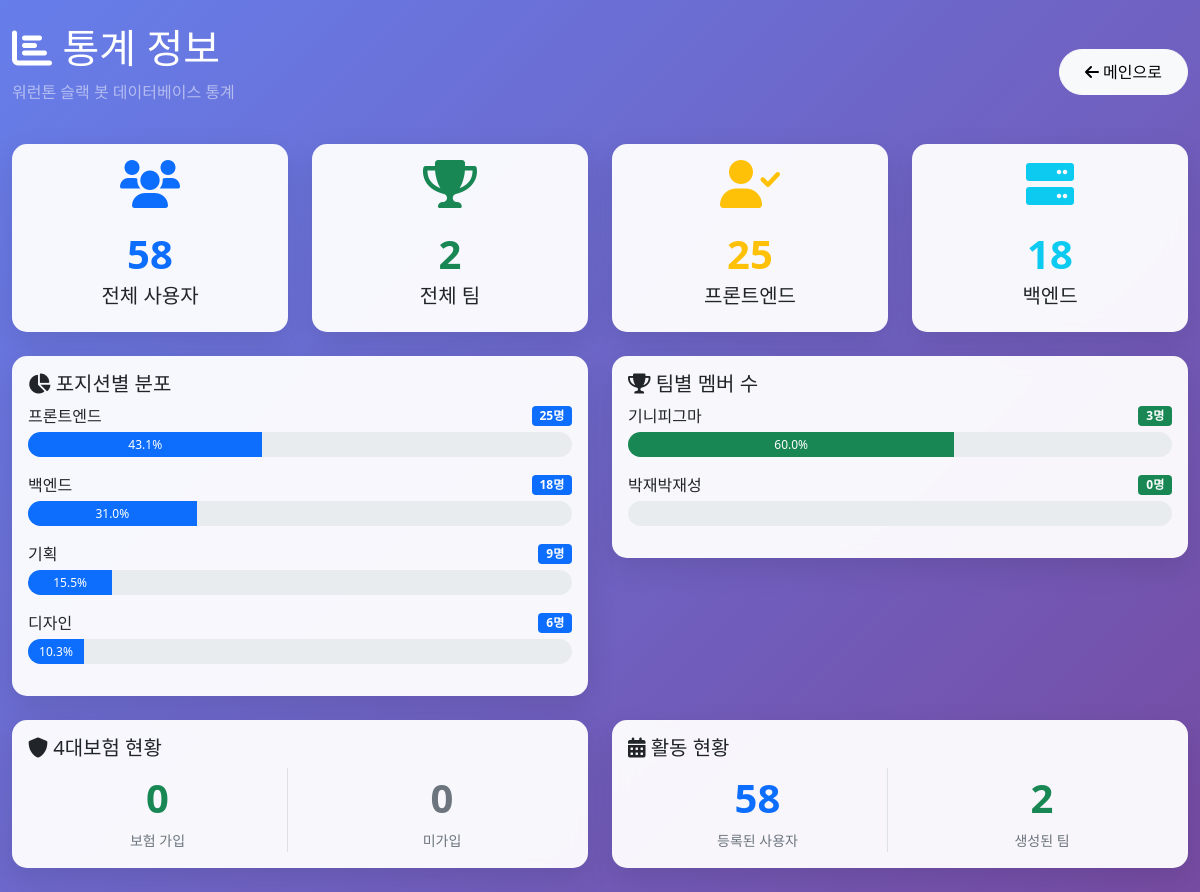
The app's page /statistics with its own data.
### tables this page shows
CREATE TABLE teams (
	id INTEGER NOT NULL, 
	name VARCHAR, 
	created_at DATETIME, 
	is_active BOOLEAN, creator_id TEXT, creator_name TEXT, 
	PRIMARY KEY (id)
);

### db_viewer.py (the view)
@app.get("/statistics", response_class=HTMLResponse)
async def view_statistics(request: Request):
    conn = get_db_connection()
    cursor = conn.cursor()
    cursor.execute("SELECT COUNT(*) as count FROM users WHERE is_active = 1")
    total_users = cursor.fetchone()['count']
    cursor.execute("""
        SELECT position, COUNT(*) as count
        FROM users
        WHERE is_active = 1 AND position IS NOT NULL
        GROUP BY position
        ORDER BY count DESC
    """)
    position_stats = cursor.fetchall()
    cursor.execute("SELECT COUNT(*) as count FROM teams WHERE is_active = 1")
    total_teams = cursor.fetchone()['count']
    cursor.execute("""
        SELECT t.name, COUNT(tm.id) as member_count
        FROM teams t
        LEFT JOIN team_members tm ON t.id = tm.team_id
        WHERE t.is_active = 1
        GROUP BY t.id, t.name
        ORDER BY member_count DESC
    """)
    team_stats = cursor.fetchall()
    conn.close()
    return templates.TemplateResponse("statistics.html", {
        "request": request,
        "total_users": total_users,
        "position_stats": position_stats,
        "total_teams": total_teams,
        "team_stats": team_stats
    })

### templates/statistics.html (shortened to what this page needs)
<!DOCTYPE html>
<html lang="ko">
<head>
    <link href="https://cdn.jsdelivr.net/npm/bootstrap@5.1.3/dist/css/bootstrap.min.css" rel="stylesheet">
    <link href="https://cdnjs.cloudflare.com/ajax/libs/font-awesome/6.0.0/css/all.min.css" rel="stylesheet">
</head>
<body>
    <div class="container-fluid py-4">
        <div class="row">
            <div class="col-12">
                <div class="d-flex justify-content-between align-items-center mb-4">
                    <div>
                        <h1 class="text-white">
                            <i class="fas fa-chart-bar"></i> 통계 정보
                        </h1>
                        <p class="text-white-50">워런톤 슬랙 봇 데이터베이스 통계</p>
                    </div>
                    <a href="/" class="btn btn-light btn-back">
                        <i class="fas fa-arrow-left"></i> 메인으로
                    </a>
                </div>
                <div class="row mb-4">
                    <div class="col-md-3">
                        <div class="card stats-card text-center">
                            <div class="card-body">
                                <i class="fas fa-users fa-3x text-primary mb-3"></i>
                                <div class="stat-number text-primary">{{ total_users }}</div>
                                <h5 class="card-title">전체 사용자</h5>
                            </div>
                        </div>
                    </div>
                    <div class="col-md-3">
                        <div class="card stats-card text-center">
                            <div class="card-body">
                                <i class="fas fa-trophy fa-3x text-success mb-3"></i>
                                <div class="stat-number text-success">{{ total_teams }}</div>
                                <h5 class="card-title">전체 팀</h5>
                            </div>
                        </div>
                    </div>
                    <div class="col-md-3">
                        <div class="card stats-card text-center">
                            <div class="card-body">
                                <i class="fas fa-user-check fa-3x text-warning mb-3"></i>
                                <div class="stat-number text-warning">
                                    {{ position_stats | selectattr('position', 'equalto', '프론트엔드') | map(attribute='count') | sum }}
                                </div>
                                <h5 class="card-title">프론트엔드</h5>
                            </div>
                        </div>
                    </div>
                    <div class="col-md-3">
                        <div class="card stats-card text-center">
                            <div class="card-body">
                                <i class="fas fa-server fa-3x text-info mb-3"></i>
                                <div class="stat-number text-info">
                                    {{ position_stats | selectattr('position', 'equalto', '백엔드') | map(attribute='count') | sum }}
                                </div>
                                <h5 class="card-title">백엔드</h5>
                            </div>
                        </div>
                    </div>
                </div>
                <div class="row">
                    <div class="col-md-6">
                        <div class="card stats-card">
                            <div class="card-body">
                                <h5 class="card-title">
                                    <i class="fas fa-chart-pie"></i> 포지션별 분포
                                </h5>
                                {% for stat in position_stats %}
                                <div class="mb-3">
                                    <div class="d-flex justify-content-between align-items-center mb-1">
                                        <span>{{ stat.position }}</span>
                                        <span class="badge bg-primary">{{ stat.count }}명</span>
                                    </div>
                                    <div class="progress progress-custom">
                                        <div class="progress-bar" role="progressbar"
                                             style="width: {{ (stat.count / total_users * 100) | round(1) }}%"
                                             aria-valuenow="{{ stat.count }}" aria-valuemin="0" aria-valuemax="{{ total_users }}">
                                            {{ (stat.count / total_users * 100) | round(1) }}%
                                        </div>
                                    </div>
                                </div>
                                {% endfor %}
                            </div>
                        </div>
                    </div>
                    <div class="col-md-6">
                        <div class="card stats-card">
                            <div class="card-body">
                                <h5 class="card-title">
                                    <i class="fas fa-trophy"></i> 팀별 멤버 수
                                </h5>
                                {% if team_stats %}
                                    {% for stat in team_stats %}
                                    <div class="mb-3">
                                        <div class="d-flex justify-content-between align-items-center mb-1">
                                            <span>{{ stat.name }}</span>
                                            <span class="badge bg-success">{{ stat.member_count }}명</span>
                                        </div>
                                        <div class="progress progress-custom">
                                            <div class="progress-bar bg-success" role="progressbar"
                                                 style="width: {{ (stat.member_count / 5 * 100) | round(1) }}%"
                                                 aria-valuenow="{{ stat.member_count }}" aria-valuemin="0" aria-valuemax="5">
                                                {{ (stat.member_count / 5 * 100) | round(1) }}%
                                            </div>
                                        </div>
                                    </div>
                                    {% endfor %}
                                {% else %}
                                    <p class="text-muted text-center py-4">
                                        <i class="fas fa-info-circle"></i> 아직 생성된 팀이 없습니다.
                                    </p>
                                {% endif %}
                            </div>
                        </div>
                    </div>
                </div>
                <div class="row mt-4">
                    <div class="col-md-6">
                        <div class="card stats-card">
                            <div class="card-body">
                                <h5 class="card-title">
                                    <i class="fas fa-shield-alt"></i> 4대보험 현황
                                </h5>
                                <div class="row text-center">
                                    <div class="col-6">
                                        <div class="border-end">
                                            <div class="stat-number text-success">
                                                {{ position_stats | selectattr('position', 'equalto', 'Y') | map(attribute='count') | sum }}
                                            </div>
                                            <small class="text-muted">보험 가입</small>
                                        </div>
                                    </div>
                                    <div class="col-6">
                                        <div class="stat-number text-secondary">
                                            {{ position_stats | selectattr('position', 'equalto', 'N') | map(attribute='count') | sum }}
                                        </div>
                                        <small class="text-muted">미가입</small>
                                    </div>
                                </div>
                            </div>
                        </div>
                    </div>
                    <div class="col-md-6">
                        <div class="card stats-card">
                            <div class="card-body">
                                <h5 class="card-title">
                                    <i class="fas fa-calendar-alt"></i> 활동 현황
                                </h5>
                                <div class="row text-center">
                                    <div class="col-6">
                                        <div class="border-end">
                                            <div class="stat-number text-primary">
                                                {{ total_users }}
                                            </div>
                                            <small class="text-muted">등록된 사용자</small>
                                        </div>
                                    </div>
                                    <div class="col-6">
                                        <div class="stat-number text-success">
                                            {{ total_teams }}
                                        </div>
                                        <small class="text-muted">생성된 팀</small>
                                    </div>
                                </div>
                            </div>
                        </div>
                    </div>
                </div>
            </div>
        </div>
    </div>
</body>
</html>

### templates/statistics.html (style rules this page uses)
body { background: linear-gradient(135deg, #667eea 0%, #764ba2 100%); min-height: 100vh; font-family: 'Segoe UI', Tahoma, Geneva, Verdana, sans-serif; }
.card { border: none; border-radius: 15px; box-shadow: 0 10px 30px rgba(0,0,0,0.1); }
.stats-card { background: rgba(255,255,255,0.95); backdrop-filter: blur(10px); transition: transform 0.3s ease; }
.btn-back { border-radius: 25px; padding: 10px 25px; }
.stat-number { font-size: 2.5rem; font-weight: bold; }
.progress-custom { height: 25px; border-radius: 15px; }

### records on screen
teams: name "기니피그마", member_count "3", member_count "60.0"
teams: name "박재박재성", member_count "0"

### other values on screen
{{ total_users }} "58"
{{ total_teams }} "2"
{{ stat.position }} "프론트엔드" "백엔드" "기획" "디자인"
{{ stat.count }} "25" "18" "9" "6"
{{ (stat.count / total_users * 100) | round(1) }} "43.1" "31.0" "15.5" "10.3"
